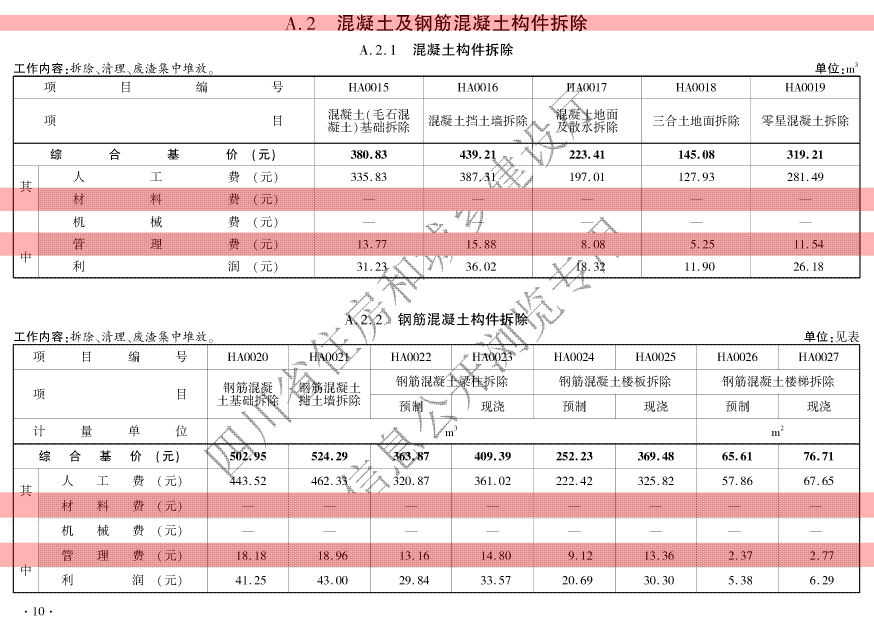
#> input picture result_debug.jpg, 2621 x 1896 px, given in place of test.png, which was not available (shown at 1/3 size)
$ python '图片去水印-复杂_选区测试（有误检）.py'
#> lines starting #> are read from the running program, lines starting #| are printed output that depends on the picture; pictures that were not available may be replaced by others from this repository, and a replacement may not be noted
import cv2
import numpy as np
import os

def debug_detect(image_path):
#> called with image_path = '/Users/teacher/Desktop/test/test.png'
    img = cv2.imread(image_path)
#> img is the input picture: shape (1896, 2621, 3); mean B, G, R 226.7, 226.8, 240.1
    if img is None:
        print("❌ 无法读取图片，请检查路径")
        return

    # 转灰度
    gray = cv2.cvtColor(img, cv2.COLOR_BGR2GRAY)
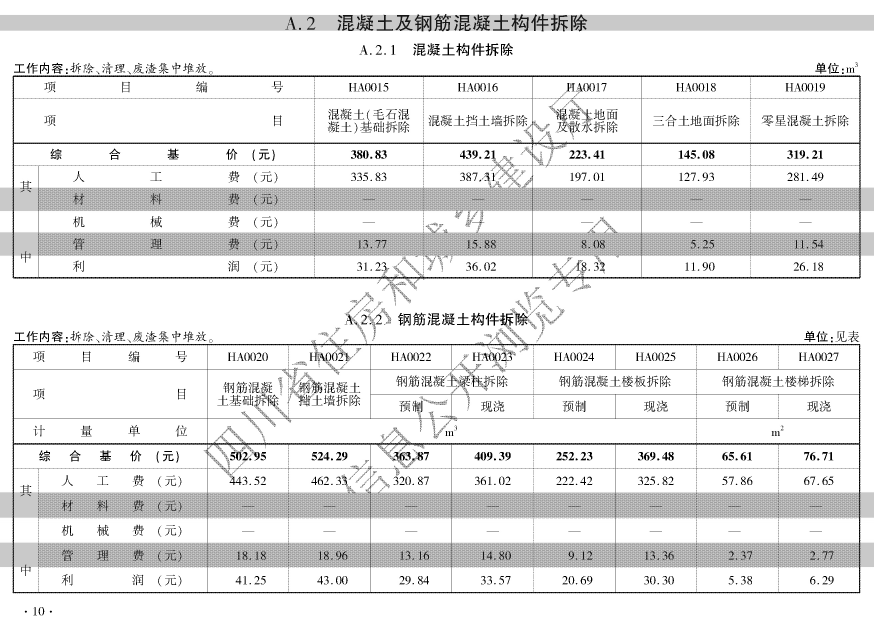
#> gray: shape (1896, 2621) (shown at 1/3 size); min 0, max 255, mean 230.8
    h, w = gray.shape
#> h = 1896; w = 2621

    # --- 第一步：降采样 (宽度压到 500px) ---
    target_width = 800
    scale_ratio = w / target_width
#> scale_ratio = 3.28
    small_h = int(h / scale_ratio)
#> small_h = 578

    # 使用 INTER_AREA 进行缩小，这会让密集的点阵变成均匀的灰色
    small_gray = cv2.resize(gray, (target_width, small_h), interpolation=cv2.INTER_AREA)
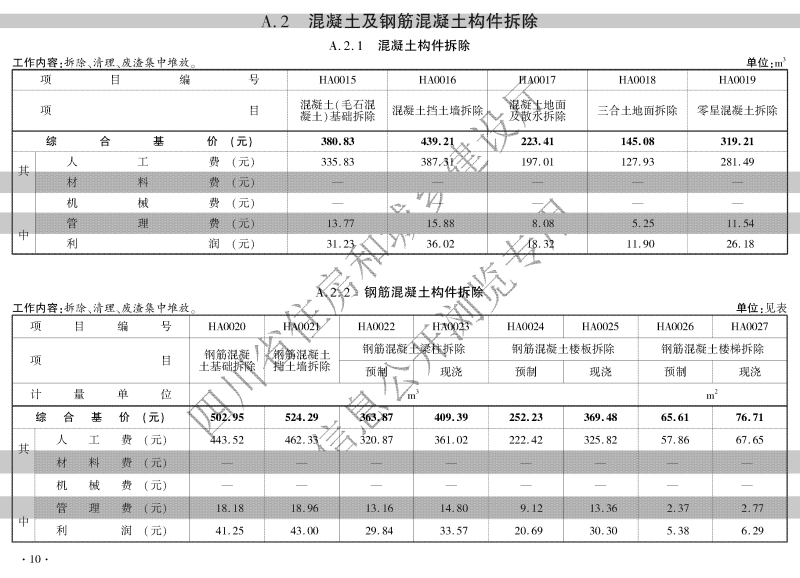
#> small_gray: shape (578, 800); min 0, max 255, mean 230.8

    print(f"📏 原图尺寸: {w}x{h}, 缩放比例: {scale_ratio:.2f}")
#| 📏 原图尺寸: 2621x1896, 缩放比例: 3.28
    print(f"🔍 正在分析缩略图 (尺寸: {target_width}x{small_h})...")
#> (printed output is left out)

    # --- 第二步：分析缩略图的每一行 ---
    # 我们计算每一行的平均像素值
    # 如果是白底黑点：空白行平均值接近 255，点阵行平均值会下降（比如变成 200 或更低）
    row_means = np.mean(small_gray, axis=1)
#> row_means = 578 values, max 255 at index 0, min 57.58 at index 69, mean 230.8

    # 打印前几行和中间几行的数值，看看“点阵区”到底是多少分
    print(f"📊 缩略图第1行平均亮度: {row_means[0]:.1f}")
#| 📊 缩略图第1行平均亮度: 255.0
    print(f"📊 缩略图中间行平均亮度: {row_means[small_h//2]:.1f}")
#| 📊 缩略图中间行平均亮度: 236.1

    # --- 第三步：寻找目标区域 (调试模式) ---
    # 假设：我们要找亮度明显低于背景（255）的区域
    # 这里的阈值 240 是个保守值，意味着只要稍微有点黑就算
    threshold = 240
    is_pattern_row = row_means < threshold

    # 找出连续为 True 的片段
    in_region = False
    start_y = 0
    found_count = 0

    for i, is_match in enumerate(is_pattern_row):
        if is_match and not in_region:
            start_y = i
            in_region = True
        elif not is_match and in_region:
            end_y = i
            in_region = False

            # 计算原图的高度
            raw_height = (end_y - start_y) * scale_ratio

            # 打印每一个检测到的块，不管高度是否符合，先看看
            print(f"👉 发现疑似区域: 缩略图Y[{start_y}-{end_y}], "
                  f"对应原图高度约: {raw_height:.0f}px, "
                  f"平均亮度: {np.mean(row_means[start_y:end_y]):.1f}")

            if 40 < raw_height < 100: # 放宽高度限制看看
                print(f"   ✅ 符合高度要求！")
                found_count += 1

                # 在原图上画框
                # 注意：这里只是画个大概，因为我们是按行扫描的
                pt1 = (0, int(start_y * scale_ratio))
                pt2 = (w, int(end_y * scale_ratio))

                # 一、框选
                cv2.rectangle(img, pt1, pt2, (0, 0, 255), 2)

                # [5 lines of commented-out code are left out]


            else:
                print(f"   ❌ 高度不符 (要求50-80px)")
#> this loop made 578 passes
#> (is_match, in_region, raw_height, pt1, pt2) on pass 29: (False, False, 49.14, (0, 42), (2621, 91))
#> (in_region, raw_height, pt1, pt2) on passes 194, 235: (False, 72.08, (0, 560), (2621, 632)), (False, 72.08, (0, 694), (2621, 766))
#> (printed output is left out)
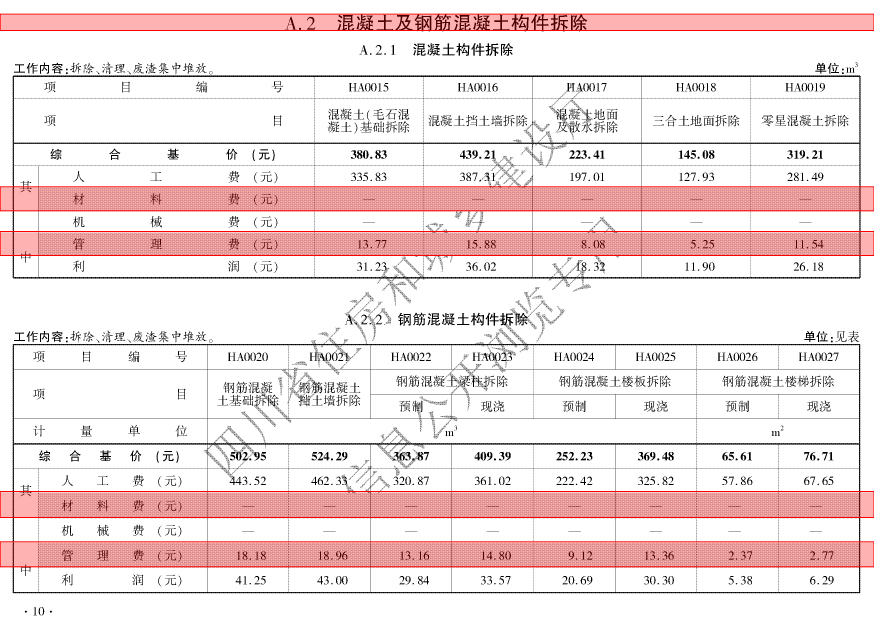
#> img: shape (1896, 2621, 3) (shown at 1/3 size); mean B, G, R 223.2, 223.2, 240.3
#> after the loop, end_y = 543; found_count = 5; in_region = False; pt1 = (0, 1625); pt2 = (2621, 1700); raw_height = 6.55; start_y = 541

    if found_count > 0:
        # 获取原图所在的文件夹路径
        output_dir = os.path.dirname(image_path)
        # 拼接生成新的保存路径 (例如: C:/Images/result_debug.jpg)
        output_name = os.path.join(output_dir, "result_debug.jpg")
        cv2.imwrite(output_name, img)
        print(f"\n🎉 处理完成！已保存结果到: {output_name}")
    else:
        print("\n😭 依然未找到完美匹配的区域，请查看上面的打印数据分析原因。")

# 使用你的图片路径运行
# 请确保把下面的路径换成你真实的图片路径
debug_detect("/Users/teacher/Desktop/test/test.png")
